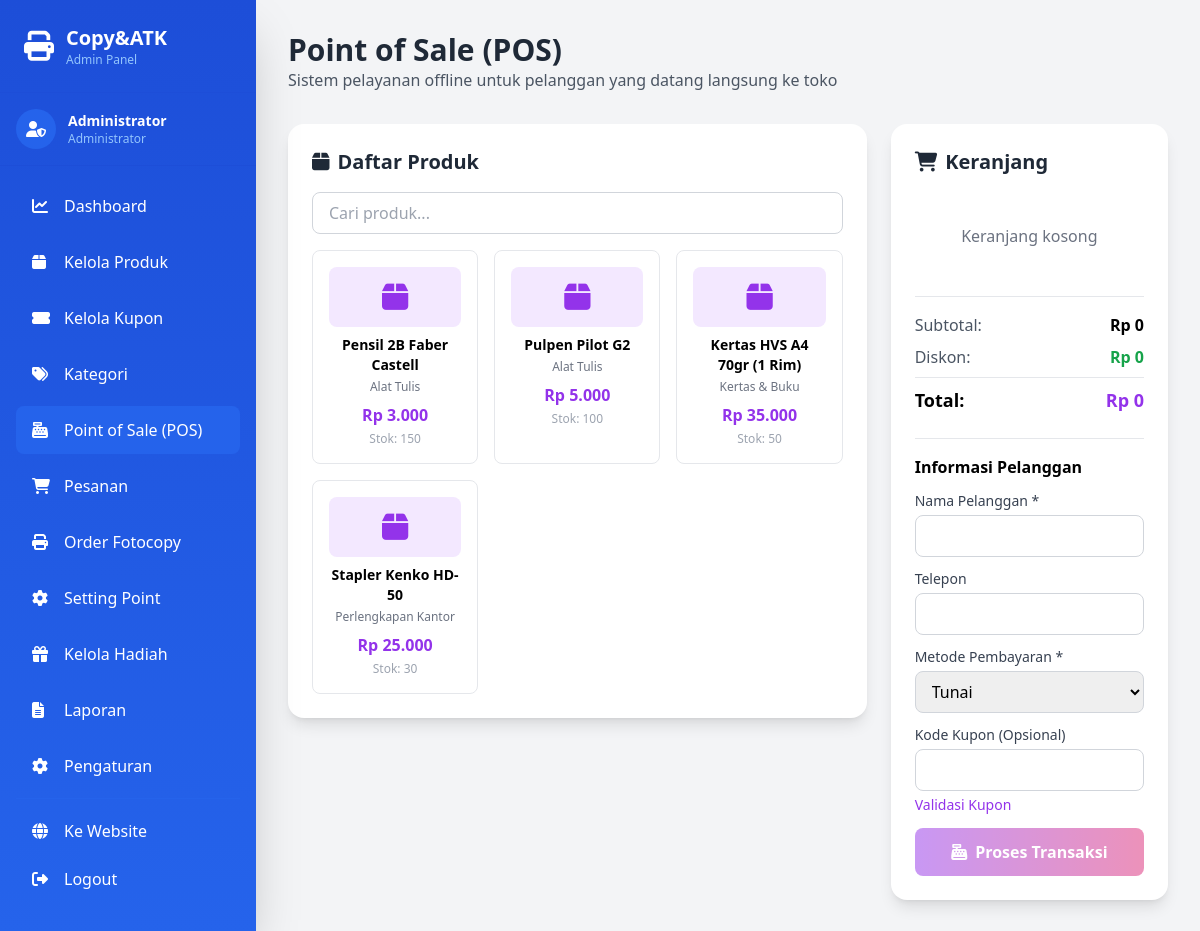
Before: /admin/pos.php (signed in) with the older database file.
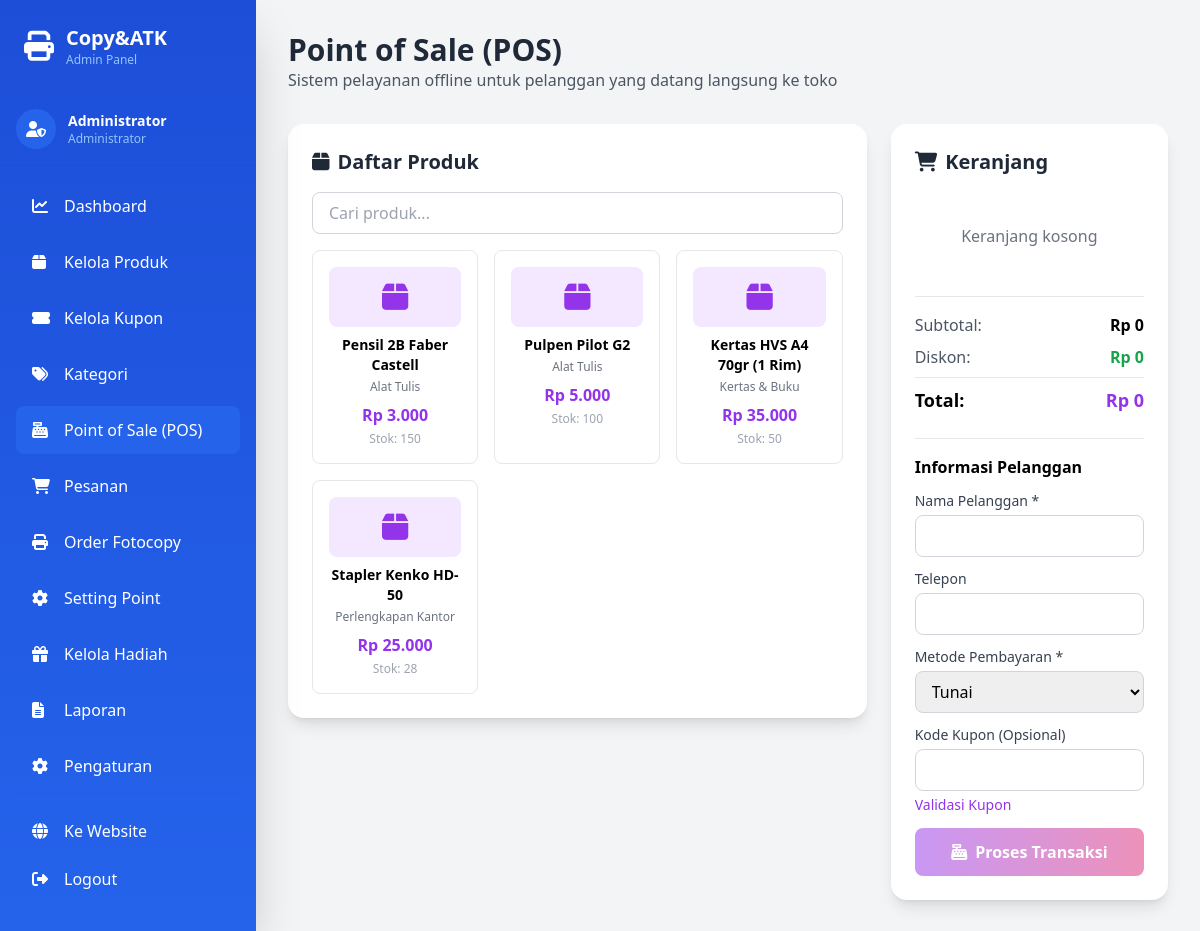
After: the same page with the newer database file.
### tables this page shows
CREATE TABLE `produk` (
  `id` int NOT NULL,
  `kategori_id` int NOT NULL,
  `nama_produk` varchar(200) NOT NULL,
  `deskripsi` text,
  `harga_beli` decimal(10,2) NOT NULL DEFAULT '0.00',
  `harga` decimal(10,2) NOT NULL,
  `stok` int NOT NULL DEFAULT '0',
  `foto` varchar(255) DEFAULT NULL,
  `is_active` tinyint(1) DEFAULT '1',
  `created_at` timestamp NULL DEFAULT CURRENT_TIMESTAMP,
  `updated_at` timestamp NULL DEFAULT CURRENT_TIMESTAMP ON UPDATE CURRENT_TIMESTAMP
);

CREATE TABLE `kategori` (
  `id` int NOT NULL,
  `nama_kategori` varchar(100) NOT NULL,
  `deskripsi` text,
  `created_at` timestamp NULL DEFAULT CURRENT_TIMESTAMP
);

### admin/pos.php (the view, shortened to what the changed rows need)
<?php
$db = getDB();
$query_produk = "SELECT p.*, k.nama_kategori
                 FROM produk p
                 JOIN kategori k ON p.kategori_id = k.id
                 WHERE p.is_active = 1 AND p.stok > 0
                 ORDER BY k.nama_kategori, p.nama_produk";
$produk_result = $db->query($query_produk);
?>
<!DOCTYPE html>
<html lang="id">
<head>
    <script src="https://cdn.tailwindcss.com"></script>
    <link rel="stylesheet" href="https://cdnjs.cloudflare.com/ajax/libs/font-awesome/6.4.0/css/all.min.css">
</head>
<body class="bg-gray-100">
    <?php include 'includes/sidebar.php'; ?>
    <div class="main-content p-4 md:p-8">
        <div class="mb-8">
            <h1 class="text-3xl font-bold text-gray-800">Point of Sale (POS)</h1>
        </div>
        <div class="grid grid-cols-1 lg:grid-cols-3 gap-6">
            <div class="lg:col-span-2">
                <div class="bg-white rounded-2xl shadow-lg p-6">
                    <h2 class="text-xl font-bold text-gray-800 mb-4">
                        <i class="fas fa-box mr-2"></i>Daftar Produk
                    </h2>
                    <div class="grid grid-cols-2 md:grid-cols-3 gap-4 max-h-[600px] overflow-y-auto" id="produkGrid">
                        <?php while ($produk = $produk_result->fetch_assoc()): ?>
                        <div class="produk-item border border-gray-200 rounded-lg p-4 hover:shadow-lg transition cursor-pointer"
                             data-id="<?= $produk['id'] ?>"
                             data-nama="<?= htmlspecialchars($produk['nama_produk']) ?>"
                             data-harga="<?= $produk['harga'] ?>"
                             data-stok="<?= $produk['stok'] ?>"
                             data-kategori="<?= htmlspecialchars($produk['nama_kategori']) ?>"
                             onclick="addToCart(<?= $produk['id'] ?>, '<?= htmlspecialchars(addslashes($produk['nama_produk'])) ?>', <?= $produk['harga'] ?>, <?= $produk['stok'] ?>)">
                            <div class="text-center">
                                <div class="bg-purple-100 rounded-lg p-3 mb-2">
                                    <i class="fas fa-box text-3xl text-purple-600"></i>
                                </div>
                                <h3 class="font-semibold text-sm mb-1"><?= htmlspecialchars($produk['nama_produk']) ?></h3>
                                <p class="text-xs text-gray-500 mb-2"><?= htmlspecialchars($produk['nama_kategori']) ?></p>
                                <p class="font-bold text-purple-600">Rp <?= number_format($produk['harga'], 0, ',', '.') ?></p>
                                <p class="text-xs text-gray-400 mt-1">Stok: <?= $produk['stok'] ?></p>
                            </div>
                        </div>
                        <?php endwhile; ?>
                    </div>
                </div>
            </div>
            <div class="lg:col-span-1">
                <div class="bg-white rounded-2xl shadow-lg p-6 sticky top-4">
                    <h2 class="text-xl font-bold text-gray-800 mb-4">
                        <i class="fas fa-shopping-cart mr-2"></i>Keranjang
                    </h2>
                </div>
            </div>
        </div>
    </div>
</body>
</html>

Changed rows visible on the page:
changed produk "Stapler Kenko HD-50": stok "30" → "28"
